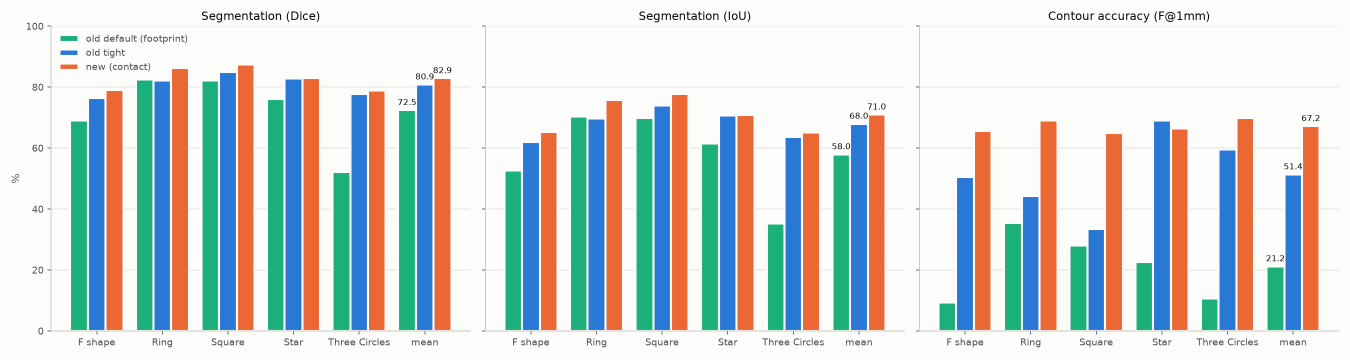
#> input picture figures/segmentation/summary.png, 2700 x 720 px (shown at 1/2 size)
$ python -i eval_segmentation.py   (imports and definitions only)
#> lines starting #> are read from the running program, lines starting #| are printed output that depends on the picture; after the words box and inside, x2 and y2 are one past the last pixel; in counts of white or black regions, pixels touching at a corner belong together
#!/usr/bin/env python3
"""
eval_segmentation.py, scores the shape segmentation against hand-drawn
ground truth.

Ground truth is a closed red (#FF0000) outline drawn on a copy of the
deformed photo. Two folder layouts are understood:

    <root>/<Shape>/img_01.jpg, img_02.jpg, ..., <name>_gt.(png|jpg)
        img_01 is the reference; each *_gt image is matched to the photo it
        was drawn on (identical pixels outside the red line).
    <root>/<Shape>/pair_XX/ref.jpg, def.jpg, def_gt.(png|jpg)

Every pair is segmented three ways: `footprint` (detect() default, what the
force chain uses), `tight` (the original contact mode, the baseline) and
`contact` (detect(**CONTACT_PARAMS), the improved mode).

Metrics, in the detection frame (mm through the 20 mm calibration circle):
    IoU, Dice, precision, recall   region overlap
    F@0.5/1/2mm                    contour accuracy: how much of each boundary
                                   lies within the tolerance of the other one
    ASSD, HD95 (mm)                mean / 95th-percentile boundary distance

--search runs a leave-one-shape-out grid search over the contact-mode
parameters: the setting is picked on all shapes but one and scored on the
one left out, for every shape in turn. That held-out score is the honest
number to report; the setting picked on all shapes is printed as the
CONTACT_PARAMS to use.

Usage from the repo root:
    python verification/eval_segmentation.py
    python verification/eval_segmentation.py --search
    python verification/eval_segmentation.py data/raw/shape_pictures_v2
"""

import argparse
import csv
import itertools
import os
import sys
import time

import cv2
import matplotlib
# [1 line not run here, left out]
import matplotlib.pyplot as plt
from matplotlib import patheffects
from matplotlib.lines import Line2D
import numpy as np
from scipy import ndimage as ndi
from scipy.stats import wilcoxon

sys.path.insert(0, os.path.join(os.path.dirname(os.path.abspath(__file__)),
                                "..", "src"))
import tactile.detect_shape as ds          # noqa: E402
import tactile.uniform_reconstruct as ur   # noqa: E402

IMG_EXT = (".jpg", ".jpeg", ".png")
RED_MIN = 70           # R - max(G, B) above this is the drawn outline
MATCH_MAX_DIFF = 3.0   # mean |gray diff| off the line for a GT <-> photo match
TOLS_MM = (0.5, 1.0, 2.0)

# [5 lines that did not run here, left out]

# contact-mode grid for --search; must contain the detect() defaults so the
# baseline (tight, no refine, no compensation) is one of the settings
SEARCH_GRID = {
    "bw_frac": (0.55, 0.7),
    "smooth_frac": (0.003, 0.004, 0.006, 0.008),
    "tight_lo_frac": (0.30, 0.35, 0.40),
    "refine": (False, True),
    "disp_alpha": (0.0, 0.25, 0.5, 0.75),
}

# figure colours: categorical slots 1-3 (colour-blind safe as a set), one per
# method in every figure, plus ink
COLOURS = {"footprint": "#1baf7a", "tight": "#2a78d6", "contact": "#eb6834"}
LABELS = {"footprint": "old default (footprint)", "tight": "old tight",
          "contact": "new (contact)"}
SURFACE, INK, INK2 = "#fcfcfb", "#0b0b0b", "#52514e"
GRID, AXIS = "#e1e0d9", "#c3c2b7"


# --- Finding annotated pairs ---------------------------------------------------
def _is_gt(fname):
    return os.path.splitext(fname)[0].lower().endswith("_gt")


def _red(bgr):
    b, g, r = (bgr[..., i].astype(np.int16) for i in range(3))
    return (r - np.maximum(g, b)) > RED_MIN


# [57 lines left out: functions _prefer_png, _drawn_on, find_pairs, not called in this run]


# --- Ground truth ------------------------------------------------------------------
def gt_mask(path, size=ds.PROC_SIZE, crop_ratio=ds.CROP_RATIO):
    """Region enclosed by the red outline, in the detection frame.

    A region counts as object when an odd number of outlines encloses it,
    so a ring keeps its hole. Line pixels go to whichever side is nearer,
    which puts the boundary on the centre of the drawn line.
    """
#> called with path = '../figures/segmentation/summary.png', size = 768, crop_ratio = 0.31
    bgr = cv2.imread(path)
#> bgr is the input picture: shape (720, 2700, 3); mean B, G, R 207.9, 209.1, 203.9
    if bgr is None:
        raise FileNotFoundError(path)
    h, w = bgr.shape[:2]
#> h = 720; w = 2700
    r = int(min(h, w) * crop_ratio)                     # same window as ds.crop_roi
#> r = 223
    crop = bgr[h // 2 - r:h // 2 + r, w // 2 - r:w // 2 + r]
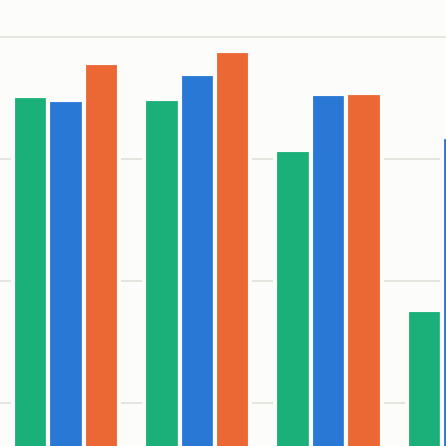
#> crop: shape (446, 446, 3); mean B, G, R 186.7, 189.8, 173.6
    k = cv2.getStructuringElement(cv2.MORPH_ELLIPSE, (9, 9))
    red = cv2.morphologyEx(_red(crop).astype(np.uint8), cv2.MORPH_CLOSE, k) > 0
#> in _red, `b, g, r = (bgr[..., i].astype(np.int16) for i in range(3))`:
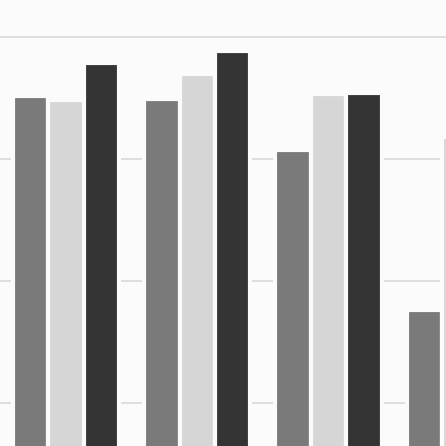
#> b: shape (446, 446) int16; min 52, max 251, mean 186.7
#> in _red, `b, g, r = (bgr[..., i].astype(np.int16) for i in range(3))`:
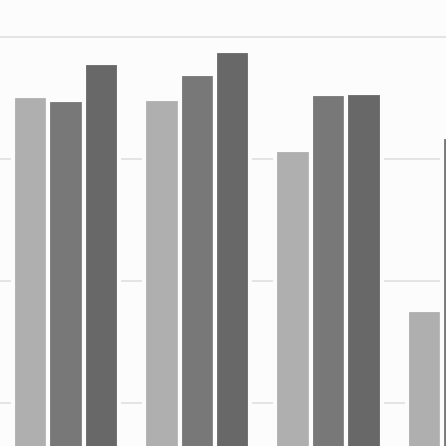
#> g: shape (446, 446) int16; min 104, max 252, mean 189.8
#> in _red, `b, g, r = (bgr[..., i].astype(np.int16) for i in range(3))`:
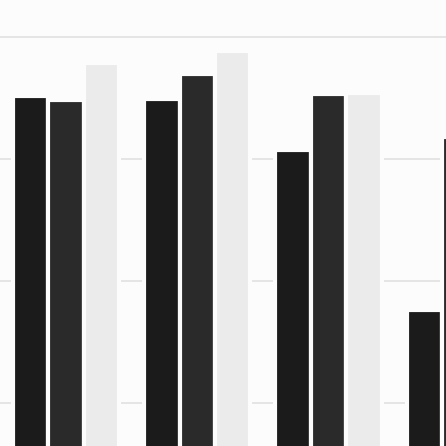
#> r: shape (446, 446) int16; min 27, max 252, mean 173.6
#> in _red, `return (r - np.maximum(g, b)) > RED_MIN`:
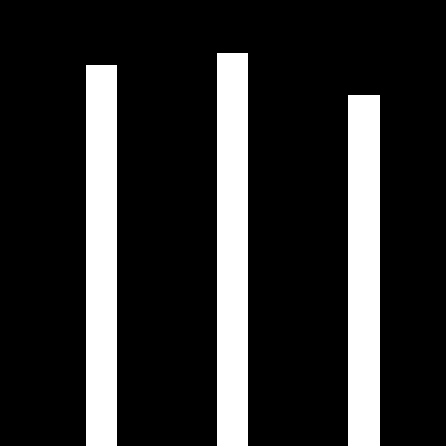
#> returned value: shape (446, 446) bool; 17.7% white; 3 white regions, box (x1, y1, x2, y2) and area: (217, 53, 248, 446) 12183, (86, 65, 117, 446) 11811, (348, 95, 380, 446) 11232

    lines, n_lines = ndi.label(red, structure=np.ones((3, 3)))
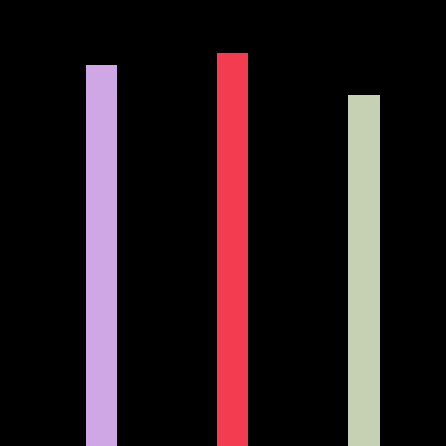
#> lines: shape (446, 446) int32; 4 distinct labels, from 0 to 3; one colour per label, 0 black
#> n_lines = 3
    inside = [ndi.binary_fill_holes(lines == i) for i in range(1, n_lines + 1)]
#> inside = 3 items
    regions, n_regions = ndi.label(~red)
#> n_regions = 1
    obj = np.zeros(red.shape, bool)
    for i in range(1, n_regions + 1):
        reg = regions == i
        ys, xs = np.nonzero(reg)
        if (ys.min() == 0 or xs.min() == 0 or ys.max() == reg.shape[0] - 1
                or xs.max() == reg.shape[1] - 1):
            continue                                    # outside every outline
        py, px = np.unravel_index(np.argmax(ndi.distance_transform_edt(reg)),
                                  reg.shape)
        if sum(int(f[py, px]) for f in inside) % 2:
            obj |= reg
#> obj: shape (446, 446) bool; every value is 0

    near = ndi.distance_transform_edt(red, return_distances=False,
                                      return_indices=True)
    obj = obj[near[0], near[1]]
    return cv2.resize(obj.astype(np.float32), (size, size),
                      interpolation=cv2.INTER_AREA) > 0.5
#> returned value: shape (768, 768) bool; every value is 0


# [4 lines left out: function px_per_mm, not called in this run]


# --- Metrics -----------------------------------------------------------------------
def _edge(m):
    return m & ~ndi.binary_erosion(m)


# [102 lines left out: functions score_mask, evaluate, print_summary, write_csv, _style, not called in this run]


_GT_STROKE = [patheffects.withStroke(linewidth=4.5, foreground=INK)]


# [197 lines left out: functions save_pair_figure, save_summary_figure, search, main, not called in this run]


# [2 lines not run here, left out]

>>> result = gt_mask('../figures/segmentation/summary.png')
